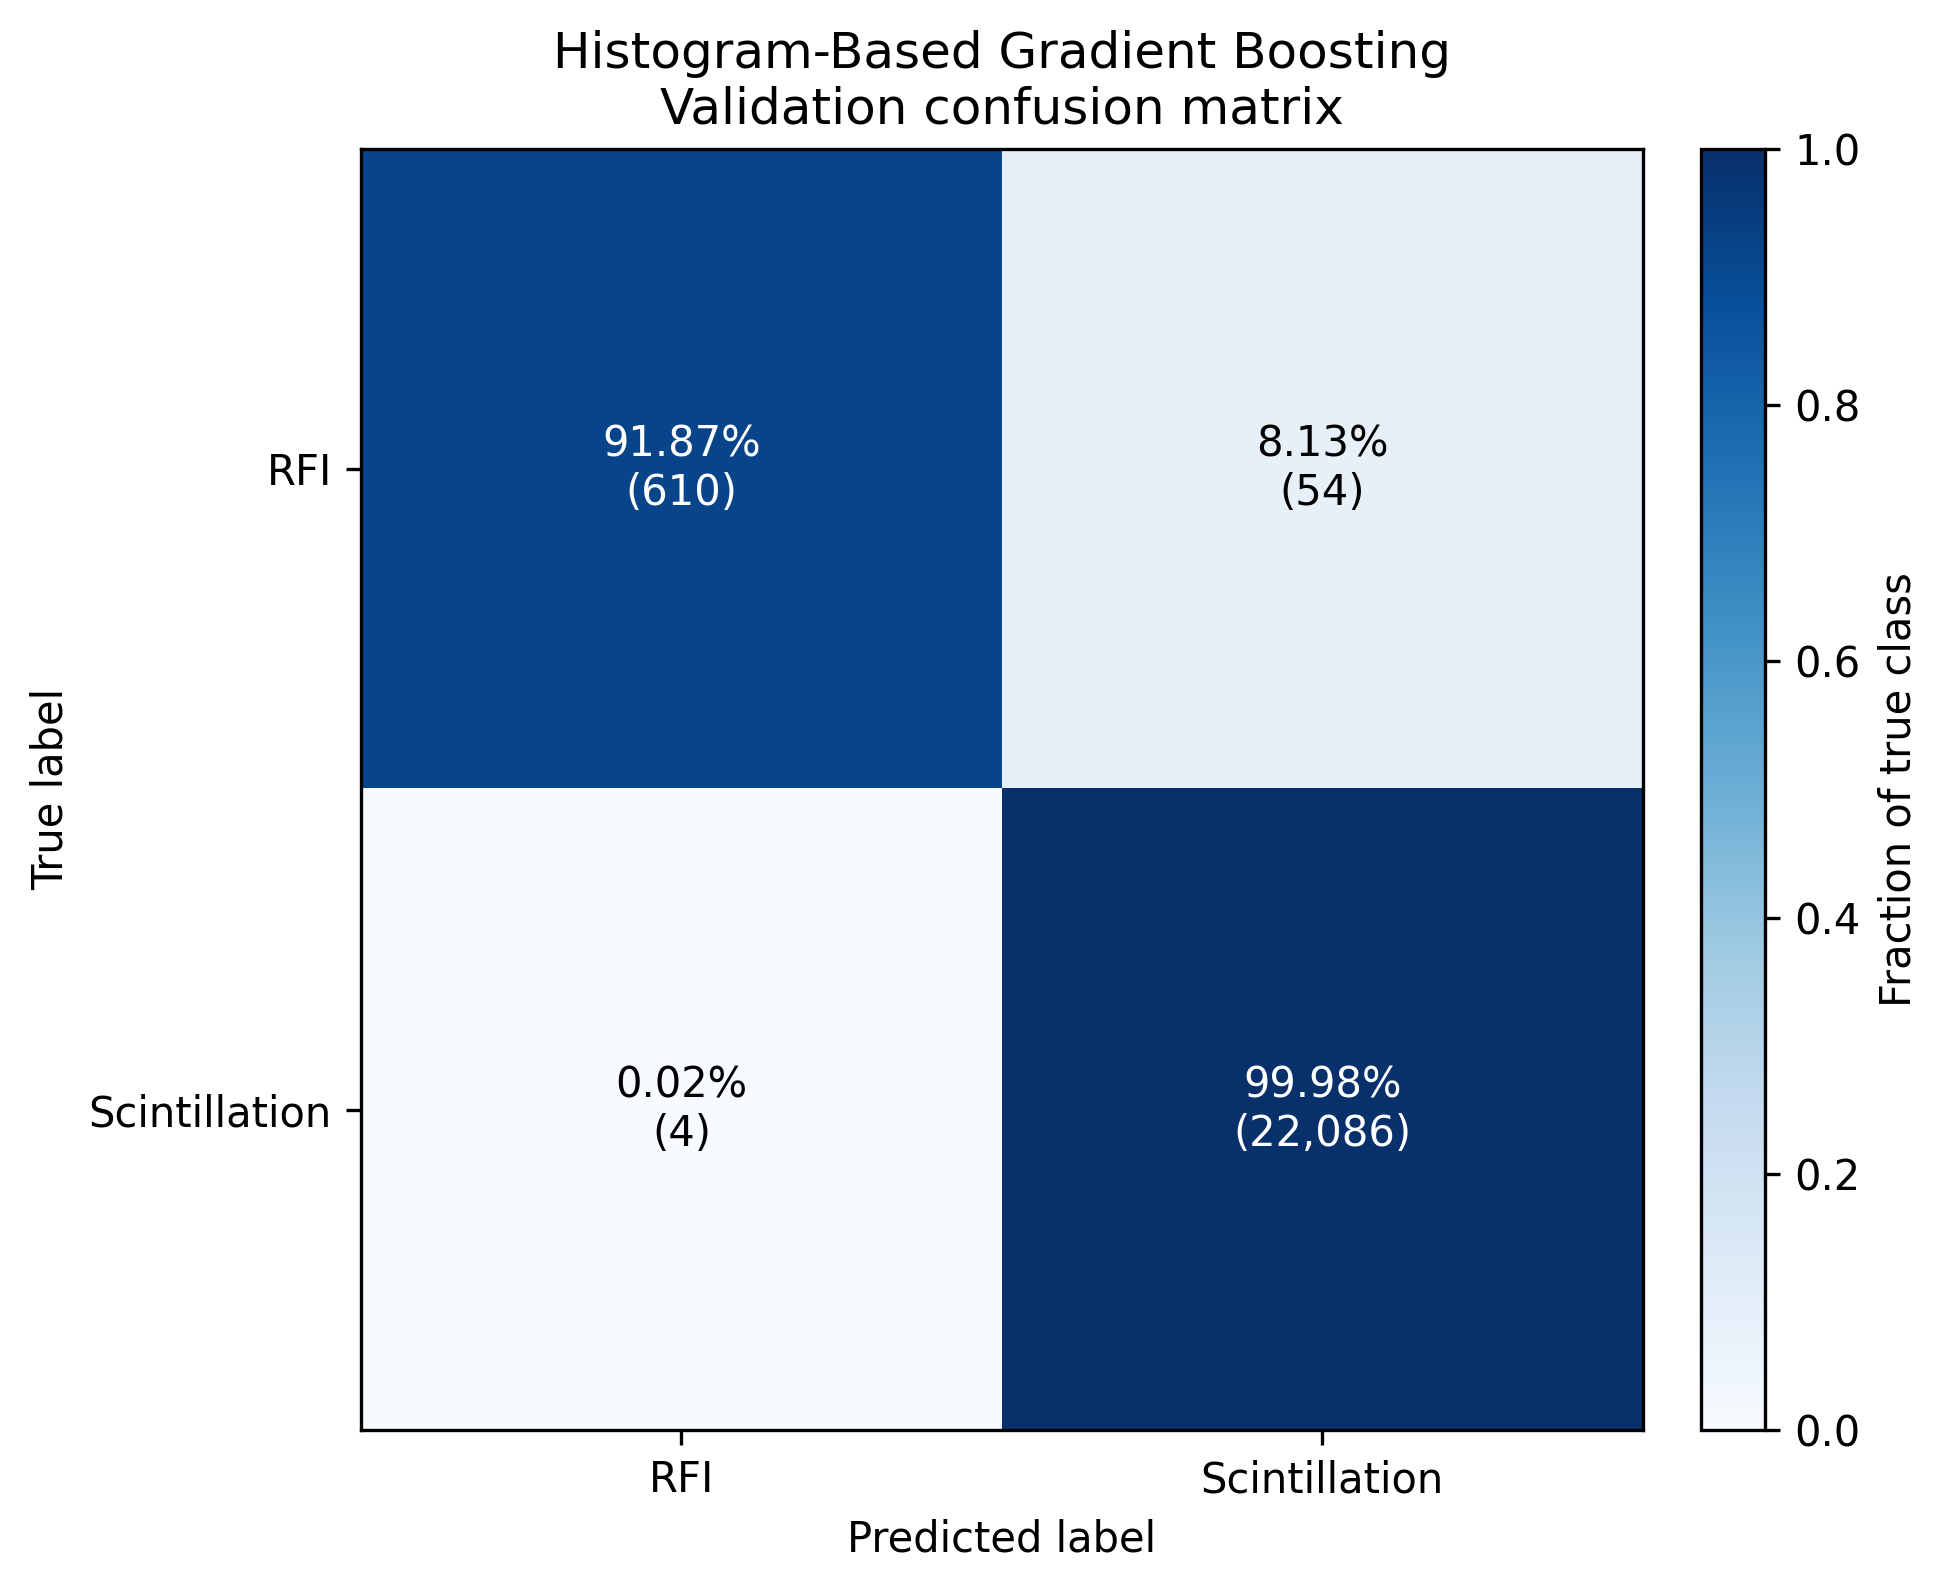

The Python source for this figure:
#!/usr/bin/env python3
"""Train the 2026 RFI/scintillation HGB model and plot its confusion matrix.

This follows the earlier ``supervised_classification.py`` workflow: split the
data 80/20 by whole UTC day, duplicate the RFI training rows 20 times, fit a
histogram-based gradient-boosting classifier, and plot a row-normalized
validation confusion matrix with raw counts.
"""

# %% Settings and imports
from pathlib import Path

import matplotlib.pyplot as plt
import numpy as np
import pandas as pd
from sklearn.ensemble import HistGradientBoostingClassifier
from sklearn.metrics import (
    accuracy_score,
    balanced_accuracy_score,
    confusion_matrix,
)


DATA_PATH = Path(
    "/Users/isaac/Documents/ML_Analysis_2026/labeled_ml_features_2026.pq"
)
FIGURE_PATH = Path(__file__).with_name("histgb_confusion_matrix_2026.png")

RANDOM_SEED = 0
TRAIN_FRACTION = 0.80
RFI_EXTRA_COPIES = 20

# Physical signal features only. Identifiers, timestamps, station/source
# metadata, geometry, sample counts, and carrier frequencies are excluded.
FEATURES = [
    "snr1_power_db_0p017_0p05_hz",
    "snr1_power_db_0p05_0p1_hz",
    "snr1_power_db_0p1_0p3_hz",
    "snr1_power_db_0p3_1_hz",
    "snr1_power_db_1_10_hz",
    "snr2_power_db_0p017_0p05_hz",
    "snr2_power_db_0p05_0p1_hz",
    "snr2_power_db_0p1_0p3_hz",
    "snr2_power_db_0p3_1_hz",
    "snr2_power_db_1_10_hz",
    "tec12_power_db_0p017_0p05_hz",
    "tec12_power_db_0p05_0p1_hz",
    "tec12_power_db_0p1_0p3_hz",
    "tec12_power_db_0p3_1_hz",
    "tec12_power_db_1_10_hz",
    "common_delta_snr1_std_dbhz",
    "common_delta_snr1_median_dbhz",
    "common_delta_snr1_p95_dbhz",
    "common_delta_snr1_p99_dbhz",
    "common_delta_snr2_std_dbhz",
    "common_delta_snr2_median_dbhz",
    "common_delta_snr2_p95_dbhz",
    "common_delta_snr2_p99_dbhz",
    "s4_1",
    "s4_2",
]


# %% Train, evaluate, and plot
def main() -> None:
    frame = pd.read_parquet(DATA_PATH)
    required = {*FEATURES, "label", "minute_timestamp_utc"}
    missing = sorted(required.difference(frame.columns))
    if missing:
        raise KeyError(f"Dataset is missing required columns: {missing}")

    frame = frame.dropna(subset=["label", "minute_timestamp_utc"]).copy()
    frame["date"] = pd.to_datetime(
        frame["minute_timestamp_utc"], errors="raise"
    ).dt.normalize()

    unique_dates = frame["date"].drop_duplicates().to_numpy()
    if len(unique_dates) < 2:
        raise ValueError("At least two unique dates are required for an 80/20 split")
    rng = np.random.default_rng(RANDOM_SEED)
    rng.shuffle(unique_dates)

    n_train_dates = max(1, int(TRAIN_FRACTION * len(unique_dates)))
    n_train_dates = min(n_train_dates, len(unique_dates) - 1)
    train_dates = unique_dates[:n_train_dates]
    validation_dates = unique_dates[n_train_dates:]

    train = frame.loc[frame["date"].isin(train_dates)]
    validation = frame.loc[frame["date"].isin(validation_dates)]
    x_train = train[FEATURES]
    y_train = train["label"]
    x_validation = validation[FEATURES]
    y_validation = validation["label"]

    rfi_mask = y_train.eq("RFI")
    if not rfi_mask.any():
        raise ValueError("The training split contains no RFI rows to oversample")
    x_train = pd.concat(
        [x_train, *([x_train.loc[rfi_mask]] * RFI_EXTRA_COPIES)],
        ignore_index=True,
    )
    y_train = pd.concat(
        [y_train, *([y_train.loc[rfi_mask]] * RFI_EXTRA_COPIES)],
        ignore_index=True,
    )

    model = HistGradientBoostingClassifier(
        max_iter=100,
        early_stopping=True,
        random_state=RANDOM_SEED,
    )
    model.fit(x_train, y_train)
    predicted = model.predict(x_validation)

    classes = model.classes_
    matrix = confusion_matrix(y_validation, predicted, labels=classes)
    row_totals = matrix.sum(axis=1, keepdims=True)
    normalized = np.divide(
        matrix,
        row_totals,
        out=np.zeros_like(matrix, dtype=float),
        where=row_totals != 0,
    )

    fig, ax = plt.subplots(figsize=(6.4, 5.4), dpi=300)
    image = ax.imshow(normalized, cmap=plt.cm.Blues, vmin=0, vmax=1)
    colorbar = fig.colorbar(image, ax=ax, fraction=0.046, pad=0.04)
    colorbar.set_label("Fraction of true class")

    locations = np.arange(len(classes))
    ax.set_xticks(locations, labels=classes)
    ax.set_yticks(locations, labels=classes)
    for true_index in range(len(classes)):
        for predicted_index in range(len(classes)):
            fraction = normalized[true_index, predicted_index]
            count = matrix[true_index, predicted_index]
            ax.text(
                predicted_index,
                true_index,
                f"{fraction:.2%}\n({count:,})",
                ha="center",
                va="center",
                color="white" if fraction >= 0.55 else "black",
            )

    ax.set_xlabel("Predicted label")
    ax.set_ylabel("True label")
    ax.set_title("Histogram-Based Gradient Boosting\nValidation confusion matrix")
    fig.tight_layout()
    fig.savefig(FIGURE_PATH, dpi=300, bbox_inches="tight")
    plt.close(fig)

    print(f"Input rows: {len(frame):,}")
    print(
        f"Training dates: {len(train_dates):,}; "
        f"validation dates: {len(validation_dates):,}"
    )
    print(f"Validation rows: {len(validation):,}")
    print(f"Model iterations: {model.n_iter_:,}")
    print(f"Accuracy: {accuracy_score(y_validation, predicted):.6f}")
    print(
        "Balanced accuracy: "
        f"{balanced_accuracy_score(y_validation, predicted):.6f}"
    )
    print("Classes:", classes.tolist())
    print("Confusion matrix (rows=true, columns=predicted):")
    print(matrix)
    print(f"Saved figure: {FIGURE_PATH}")


if __name__ == "__main__":
    main()
